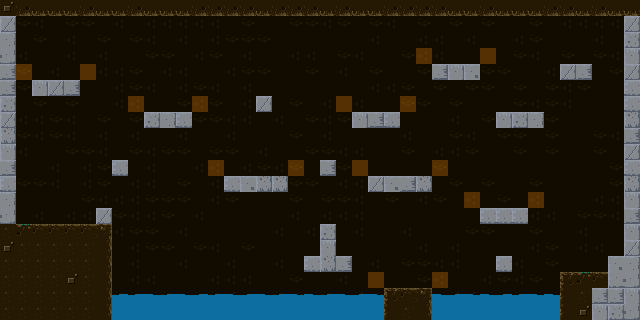

A 2D game scene composited from a Tiled map and its tileset images. What follows is a short description and the map's XML, with each tile layer's data collapsed to a summary:
An orthogonal 40x20 tile map with 16x16 px tiles, 4 tile layers (backgroundLayer, blockedLayer, lavaLayer, triggerLayer), 6 tilesets and 23 objects (13x coin, 4x enemies-fire-green, 4x enemies-jelly-red, tank, playerStart).

<map version="1.0" orientation="orthogonal" renderorder="right-down" width="40" height="20" tilewidth="16" tileheight="16" nextobjectid="31">
 <tileset firstgid="1" name="tiles-extended" tilewidth="16" tileheight="16" tilecount="96">
  <image source="tiles-extended.png" width="128" height="192" />
 </tileset>
 <tileset firstgid="97" name="coin" tilewidth="5" tileheight="7" tilecount="4">
  <image source="coin.png" width="20" height="7" />
 </tileset>
 <tileset firstgid="101" name="enemies-fire-green" tilewidth="13" tileheight="15" tilecount="4">
  <image source="enemies-fire-green.png" width="52" height="15" />
 </tileset>
 <tileset firstgid="105" name="enemies-jelly-red" tilewidth="16" tileheight="13" tilecount="3">
  <image source="enemies-jelly-red.png" width="48" height="13" />
 </tileset>
 <tileset firstgid="108" name="tank" tilewidth="12" tileheight="16" tilecount="1">
  <image source="tank.png" width="12" height="16" />
 </tileset>
 <tileset firstgid="109" name="player" tilewidth="16" tileheight="16" tilecount="8">
  <image source="player.png" width="64" height="32" />
 </tileset>
 <layer name="backgroundLayer" width="40" height="20">
  <data>[800 cells, 800 non-empty, 4 distinct tile ids]</data>
 </layer>
 <layer name="blockedLayer" width="40" height="20">
  <data>[800 cells, 171 non-empty, 20 distinct tile ids]</data>
 </layer>
 <layer name="lavaLayer" width="40" height="20">
  <data>[800 cells, 50 non-empty, 3 distinct tile ids]</data>
 </layer>
 <layer name="triggerLayer" width="40" height="20" opacity="0.29">
  <data>[800 cells, 16 non-empty, 1 distinct tile ids]</data>
 </layer>
 <objectgroup name="objectsLayer">
  <object id="1" type="coin" gid="98" x="54.5" y="71" width="5" height="7" />
  <object id="2" type="coin" gid="98" x="69.5" y="70.5" width="5" height="7" />
  <object id="3" type="coin" gid="98" x="573" y="54.5" width="5" height="7" />
  <object id="4" type="coin" gid="98" x="446" y="53" width="5" height="7" />
  <object id="5" type="coin" gid="98" x="461.5" y="53" width="5" height="7" />
  <object id="6" type="coin" gid="98" x="501" y="249" width="5" height="7" />
  <object id="7" type="coin" gid="98" x="398" y="276" width="5" height="7" />
  <object id="8" type="coin" gid="98" x="410.5" y="275.5" width="5" height="7" />
  <object id="10" type="coin" gid="98" x="242" y="160.5" width="5" height="7" />
  <object id="11" type="coin" gid="98" x="263.5" y="159.5" width="5" height="7" />
  <object id="12" type="enemies-fire-green" gid="104" x="248.5" y="168.5" width="13" height="15" />
  <object id="13" type="enemies-fire-green" gid="104" x="390.5" y="168" width="13" height="15" />
  <object id="14" type="enemies-fire-green" gid="104" x="161.5" y="103" width="13" height="15" />
  <object id="16" type="enemies-jelly-red" gid="105" x="364.5" y="105" width="16" height="13" />
  <object id="17" type="enemies-jelly-red" gid="105" x="495.5" y="204" width="16" height="13" />
  <object id="19" type="coin" gid="98" x="39.5" y="70.5" width="5" height="7" />
  <object id="22" type="enemies-jelly-red" gid="105" x="447.5" y="62" width="16" height="13" />
  <object id="23" type="enemies-jelly-red" gid="105" x="42.5" y="72.5" width="16" height="13" />
  <object id="25" type="enemies-fire-green" gid="104" x="399.5" y="282" width="13" height="15" />
  <object id="26" type="tank" gid="108" x="587.5" y="268.5" width="12" height="16" />
  <object id="27" type="playerStart" gid="114" x="29" y="213.5" width="16" height="16" />
  <object id="28" type="coin" gid="98" x="325" y="216" width="5" height="7" />
  <object id="29" type="coin" gid="98" x="117" y="151" width="5" height="7" />
 </objectgroup>
</map>
